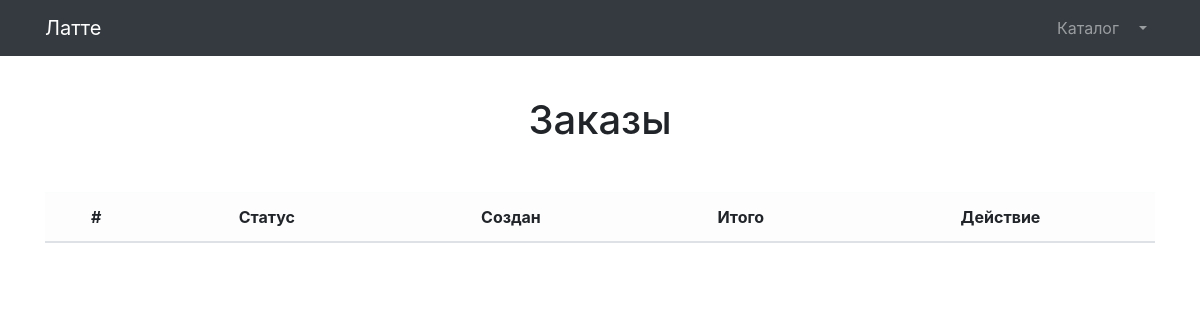
The app's page /orders/ (signed in), older data.
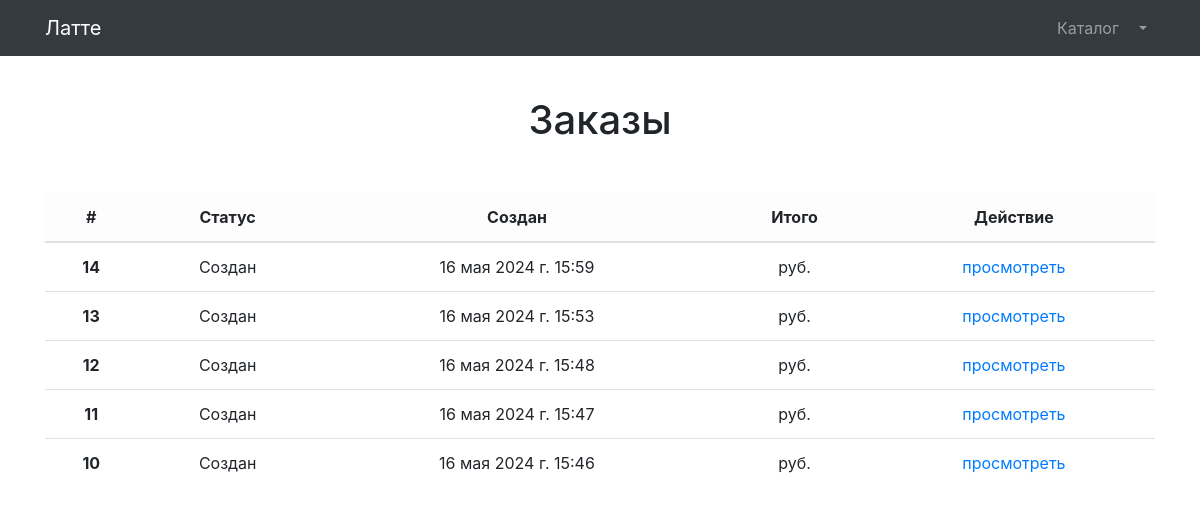
The same page, newer data.
### orders/models.py (models this page shows, shortened)
class Order(models.Model):
    CREATED = 0
    PAID = 1
    ON_WAY = 2
    DELIVERED = 3
    STATUSES = (
        (CREATED, 'Создан'),
        (PAID, 'Оплачен'),
        (ON_WAY, 'В пути'),
        (DELIVERED, 'Доставлен'),
    )
    first_name = models.CharField(max_length=64)
    last_name = models.CharField(max_length=64)
    email = models.EmailField(max_length=256)
    address = models.CharField(max_length=256)
    basket_history = models.JSONField(default=dict)
    created = models.DateTimeField(auto_now_add=True)
    status = models.SmallIntegerField(default=CREATED, choices=STATUSES)
    initiator = models.ForeignKey(to=User, on_delete=models.CASCADE)

### orders/views.py (the view)
# urls.py: path('', OrderListView.as_view(), name='orders_list'),
class OrderListView(TitleMixin, ListView):
    template_name = 'orders/orders.html'
    title = 'Store - Заказы'
    queryset = Order.objects.all()
    ordering = ('-created')
    def get_queryset(self):
        queryset = super(OrderListView, self).get_queryset()
        return queryset.filter(initiator=self.request.user)

### common/views.py (called while the page is built)
    def get_context_data(self, **kwargs):
        context = super(TitleMixin, self).get_context_data(**kwargs)
        context['title'] = self.title
        return context

### orders/templates/orders/orders.html
{% extends 'products/base.html'  %}
{% block content %}
    <section>
        <div class="container pt-5">
            <div class="text-center mt-5">
                <h1>Заказы</h1>
                <div class="orders mt-5">
                    <table class="table">
                        <thead>
                        <tr class="table-light">
                            <th scope="col">#</th>
                            <th scope="col">Статус</th>
                            <th scope="col">Создан</th>
                            <th scope="col">Итого</th>
                            <th scope="col">Действие</th>
                        </tr>
                        </thead>
                        <tbody>
                        {% for order in object_list %}
                            <tr>
                                <th scope="row">{{ order.id }}</th>
                                <td>{{ order.get_status_display }}</td>
                                <td>{{ order.created}}</td>
                                <td>{{ order.basket_history.total_sum }} руб.</td>
                                <td>
                                    <a href="{% url 'orders:order' order.id %}">просмотреть</a>
                                </td>
                            </tr>
                        {% endfor %}
                        </tbody>
                    </table>
                </div>
            </div>
        </div>
    </section>
{% endblock %}

Row changes from the older to the newer data that the page shows:
added Order: id "14", status "Создан", created "16 мая 2024 г. 15:59"
added Order: id "13", status "Создан", created "16 мая 2024 г. 15:53"
added Order: id "12", status "Создан", created "16 мая 2024 г. 15:48"
added Order: id "11", status "Создан", created "16 мая 2024 г. 15:47"
added Order: id "10", status "Создан", created "16 мая 2024 г. 15:46"
